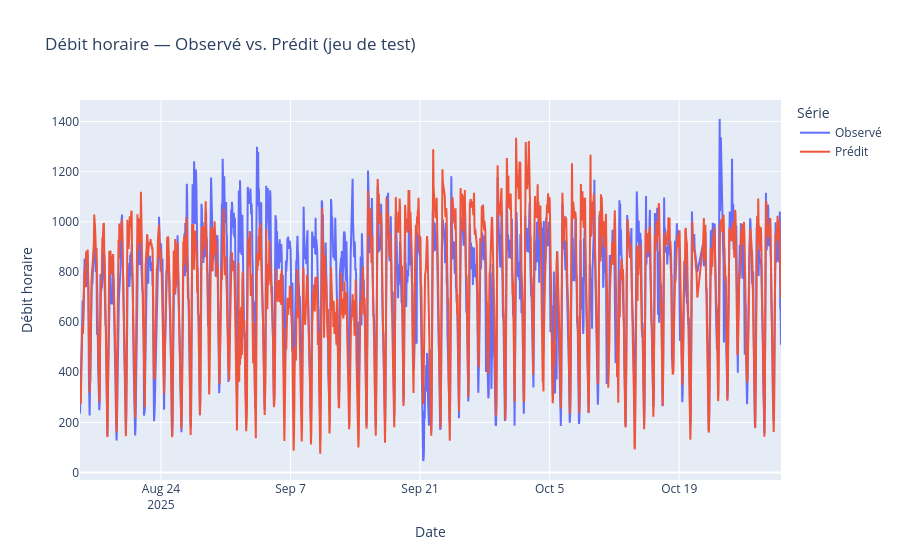
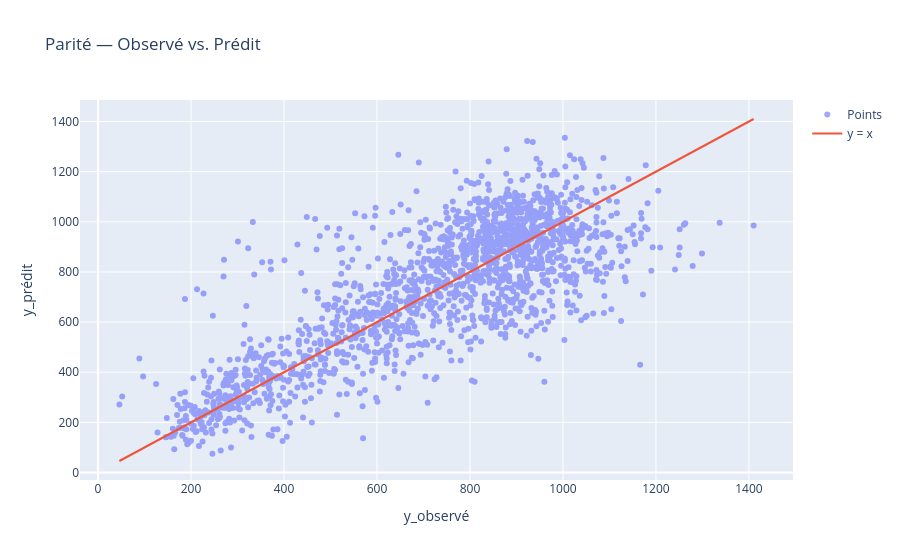
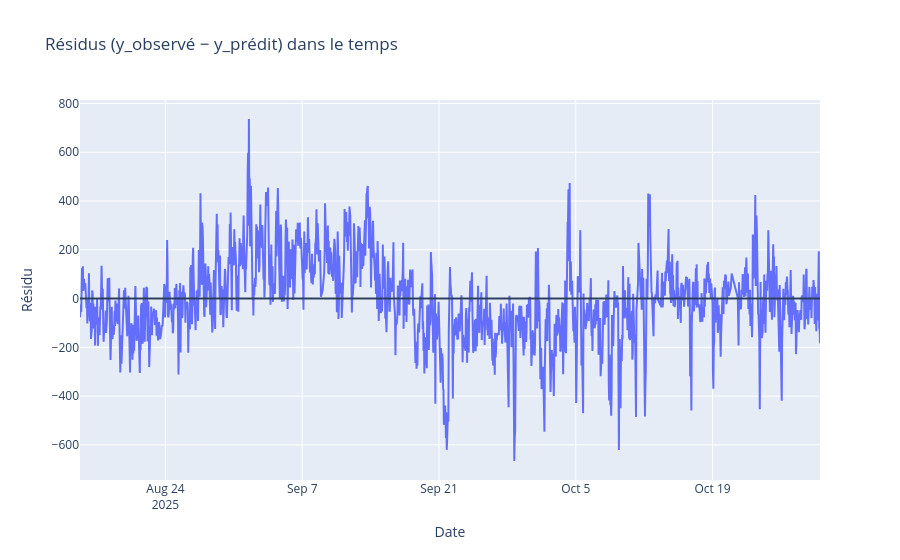
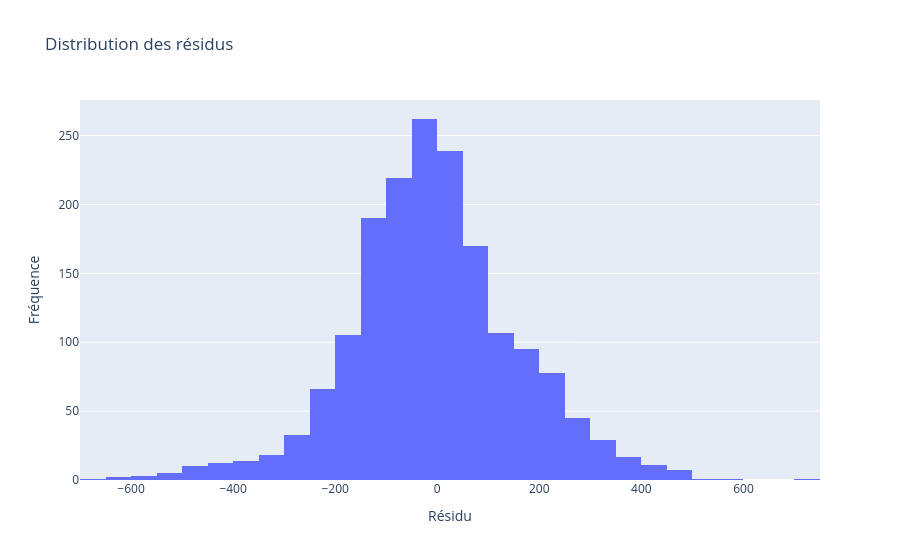

Here is the notebook cell these charts were saved with, in order:
### Code cell
import numpy as np
import pandas as pd
import plotly.graph_objects as go
import plotly.express as px
from sklearn.metrics import mean_absolute_error, mean_squared_error

# 0) Prédictions sur le jeu de test
y_pred = xgb.predict(X_val_t)

# 1) Reconstitution du DataFrame de diagnostic
n_test = len(y_test)
# récupère les n dernières dates (équivalent à df.loc[split:, 'Date et heure de comptage'])
dates_test = df['Date et heure de comptage'].iloc[-n_test:].values

diag = pd.DataFrame({
    'datetime': pd.to_datetime(dates_test),
    'y_true':   np.asarray(y_test),
    'y_pred':   np.asarray(y_pred)
}).sort_values('datetime').reset_index(drop=True)

diag['residual'] = diag['y_true'] - diag['y_pred']

# 2) Métriques globales
rmse = np.sqrt(mean_squared_error(diag['y_true'], diag['y_pred']))
mae  = mean_absolute_error(diag['y_true'], diag['y_pred'])
print(f"RMSE global : {rmse:,.2f}")
print(f"MAE  global : {mae:,.2f}")

# 3) Série temporelle Observé vs. Prédit
fig_ts = go.Figure()
fig_ts.add_trace(go.Scatter(x=diag['datetime'], y=diag['y_true'], mode='lines', name='Observé'))
fig_ts.add_trace(go.Scatter(x=diag['datetime'], y=diag['y_pred'], mode='lines', name='Prédit'))
fig_ts.update_layout(
    title="Débit horaire — Observé vs. Prédit (jeu de test)",
    xaxis_title="Date",
    yaxis_title="Débit horaire",
    legend_title_text="Série"
)
fig_ts.show()

# 4) Nuage de parité (y_true vs y_pred) + diagonale
min_v = float(np.min([diag['y_true'].min(), diag['y_pred'].min()]))
max_v = float(np.max([diag['y_true'].max(), diag['y_pred'].max()]))

fig_parity = go.Figure()
fig_parity.add_trace(go.Scatter(x=diag['y_true'], y=diag['y_pred'], mode='markers', name='Points', opacity=0.6))
fig_parity.add_trace(go.Scatter(x=[min_v, max_v], y=[min_v, max_v], mode='lines', name='y = x'))
fig_parity.update_layout(
    title="Parité — Observé vs. Prédit",
    xaxis_title="y_observé",
    yaxis_title="y_prédit"
)
fig_parity.show()

# 5) Résidus dans le temps
fig_res_time = go.Figure()
fig_res_time.add_trace(go.Scatter(x=diag['datetime'], y=diag['residual'], mode='lines', name='Résidu'))
fig_res_time.add_hline(y=0)
fig_res_time.update_layout(
    title="Résidus (y_observé − y_prédit) dans le temps",
    xaxis_title="Date",
    yaxis_title="Résidu"
)
fig_res_time.show()

# 6) Histogramme des résidus
fig_hist = px.histogram(diag, x='residual', nbins=40, title='Distribution des résidus')
fig_hist.update_layout(xaxis_title="Résidu", yaxis_title="Fréquence")
fig_hist.show()

# 7) RMSE glissant
window = 48  # ≈ 2 jours si série horaire sans trous
diag['se'] = (diag['y_true'] - diag['y_pred'])**2
diag['rmse_roll'] = np.sqrt(diag['se'].rolling(window=window, min_periods=window//2).mean())

fig_rmse_roll = go.Figure()
fig_rmse_roll.add_trace(go.Scatter(x=diag['datetime'], y=diag['rmse_roll'], mode='lines', name='RMSE glissant'))
fig_rmse_roll.update_layout(
    title=f"RMSE glissant (fenêtre = {window})",
    xaxis_title="Date",
    yaxis_title="RMSE"
)
fig_rmse_roll.show()

# 8) MAE par heure de la journée
tmp = diag.copy()
tmp['heure'] = pd.to_datetime(tmp['datetime']).dt.hour
mae_par_heure = tmp.groupby('heure').apply(lambda z: mean_absolute_error(z['y_true'], z['y_pred'])).reset_index(name='MAE')

fig_mae_hour = px.bar(mae_par_heure, x='heure', y='MAE', title='MAE par heure de la journée')
fig_mae_hour.update_layout(xaxis_title="Heure", yaxis_title="MAE")
fig_mae_hour.show()

### Figure 1 — Plotly figure (JSON) as saved in the notebook; plotly's stock layout.template omitted (floating-point values rounded to 4 significant figures; data arrays with more than 128 entries replaced by an {"elided": "..."} marker saying what was removed)
{"data": [{"mode": "lines", "name": "Observé", "type": "scatter", "x": {"elided": "1741 str values"}, "y": {"elided": "1741 float values"}}, {"mode": "lines", "name": "Prédit", "type": "scatter", "x": {"elided": "1741 str values"}, "y": {"elided": "1741 float values"}}], "layout": {"legend": {"title": {"text": "Série"}}, "title": {"text": "Débit horaire — Observé vs. Prédit (jeu de test)"}, "xaxis": {"title": {"text": "Date"}}, "yaxis": {"title": {"text": "Débit horaire"}}}}

### Figure 2 — Plotly figure (JSON) as saved in the notebook; plotly's stock layout.template omitted (floating-point values rounded to 4 significant figures; data arrays with more than 128 entries replaced by an {"elided": "..."} marker saying what was removed)
{"data": [{"mode": "markers", "name": "Points", "opacity": 0.6, "type": "scatter", "x": {"elided": "1741 float values"}, "y": {"elided": "1741 float values"}}, {"mode": "lines", "name": "y = x", "type": "scatter", "x": [46, 1410], "y": [46, 1410]}], "layout": {"title": {"text": "Parité — Observé vs. Prédit"}, "xaxis": {"title": {"text": "y_observé"}}, "yaxis": {"title": {"text": "y_prédit"}}}}

### Figure 3 — Plotly figure (JSON) as saved in the notebook; plotly's stock layout.template omitted (floating-point values rounded to 4 significant figures; data arrays with more than 128 entries replaced by an {"elided": "..."} marker saying what was removed)
{"data": [{"mode": "lines", "name": "Résidu", "type": "scatter", "x": {"elided": "1741 str values"}, "y": {"elided": "1741 float values"}}], "layout": {"shapes": [{"type": "line", "x0": 0, "x1": 1, "xref": "x domain", "y0": 0, "y1": 0, "yref": "y"}], "title": {"text": "Résidus (y_observé − y_prédit) dans le temps"}, "xaxis": {"title": {"text": "Date"}}, "yaxis": {"title": {"text": "Résidu"}}}}

### Figure 4 — Plotly figure (JSON) as saved in the notebook; plotly's stock layout.template omitted (floating-point values rounded to 4 significant figures; data arrays with more than 128 entries replaced by an {"elided": "..."} marker saying what was removed)
{"data": [{"bingroup": "x", "hovertemplate": "residual=%{x}<br>count=%{y}<extra></extra>", "legendgroup": "", "marker": {"color": "#636efa", "pattern": {"shape": ""}}, "name": "", "nbinsx": 40, "orientation": "v", "showlegend": false, "type": "histogram", "x": {"elided": "1741 float values"}, "xaxis": "x", "yaxis": "y"}], "layout": {"barmode": "relative", "legend": {"tracegroupgap": 0}, "title": {"text": "Distribution des résidus"}, "xaxis": {"anchor": "y", "domain": [0, 1], "title": {"text": "Résidu"}}, "yaxis": {"anchor": "x", "domain": [0, 1], "title": {"text": "Fréquence"}}}}
